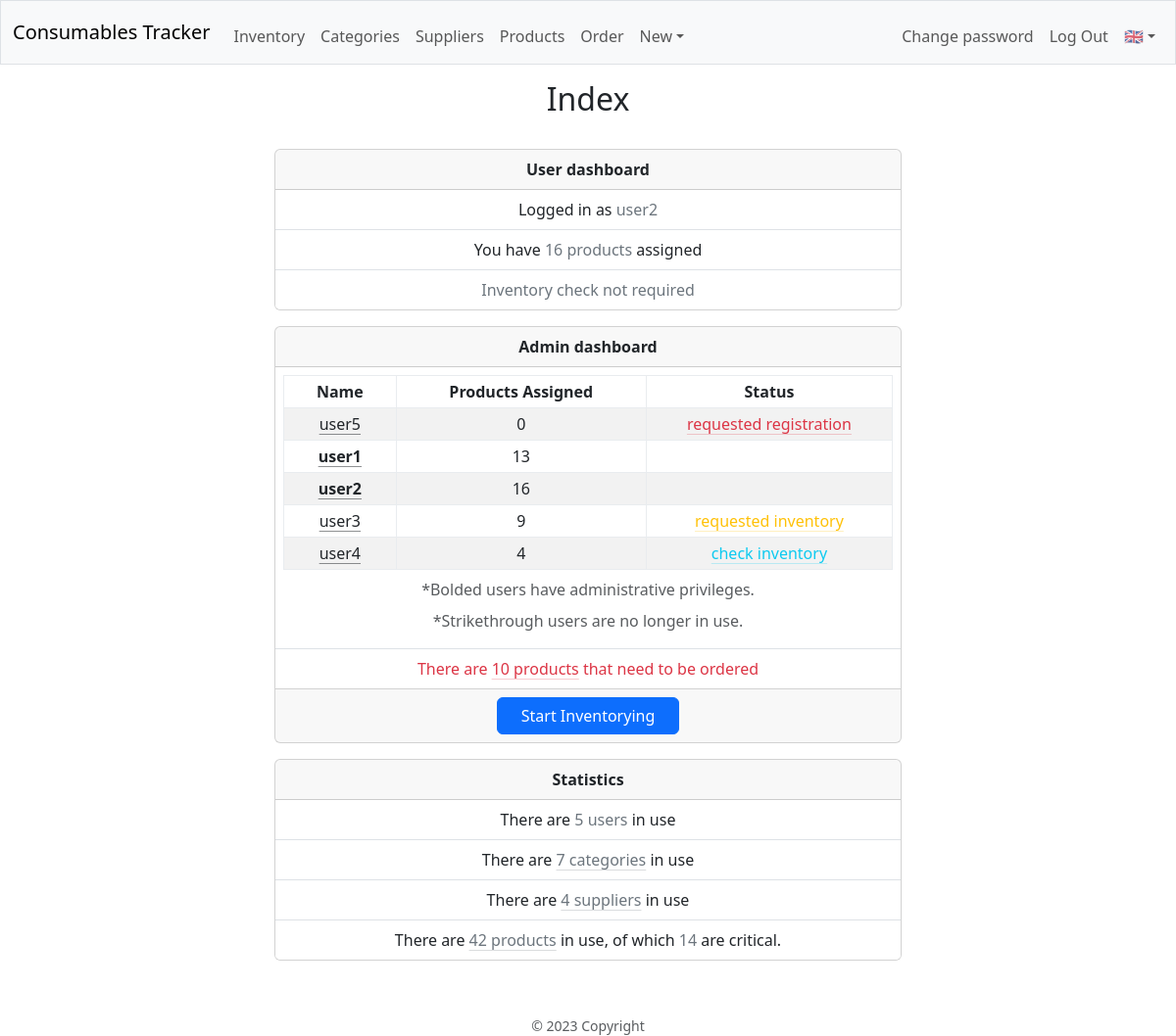
/ (signed in), run on the app's committed database.
### database.py (models this page shows, shortened)
class Base(MappedAsDataclass, DeclarativeBase):
    id: Mapped[int] = mapped_column(init=False, primary_key=True)

class User(Base):
    name: Mapped[str] = mapped_column(unique=True)
    password: Mapped[str] = mapped_column(repr=False)
    products: Mapped[List["Product"]] = relationship(
        default_factory=list, back_populates="responsable", repr=False)
    admin: Mapped[bool] = mapped_column(default=False)
    in_use: Mapped[bool] = mapped_column(default=True)
    done_inv: Mapped[bool] = mapped_column(default=True)
    reg_req: Mapped[bool] = mapped_column(default=True)
    req_inv: Mapped[bool] = mapped_column(default=False)
    details: Mapped[Optional[str]] = mapped_column(default="", repr=False)
    email: Mapped[Optional[str]] = mapped_column(default="", repr=False)
    username = synonym("name")
    @property
    def in_use_products(self) -> int:
        with dbSession() as db_session:
            return db_session.scalar(
                select(func.count(Product.id))
                .filter_by(responsable_id=self.id, in_use=True))

### blueprints/main/main.py (the view)
@main_bp.route("/")
@login_required
def index():
    logger.info("Index page")
    with dbSession() as db_session:
        user = db_session.scalar(
            select(User).
            filter_by(id=session.get("user_id")).
            options(joinedload(User.products), raiseload("*")))
        if session.get("admin"):
            with dbSession() as db_session:
                users = db_session.scalars(
                    select(User)
                    .order_by(
                        User.reg_req.desc(),
                        User.in_use.desc(),
                        User.admin.desc(),
                        func.lower(User.name))
                    .options(joinedload(User.products), raiseload("*"))
                    ).unique().all()
            stats = {
                "products_to_order": db_session.scalar(
                        select(func.count(Product.id))
                        .filter_by(in_use=True, to_order=True)),
                "products_in_use": db_session.scalar(
                        select(func.count(Product.id))
                        .filter_by(in_use=True)),
                "critical_products": db_session.scalar(
                        select(func.count(Product.id))
                        .filter_by(in_use=True, critical=True)),
                "users_in_use": db_session.scalar(
                        select(func.count(User.id))
                        .filter_by(in_use=True)),
                "categories_in_use": db_session.scalar(
                        select(func.count(Category.id))
                        .filter_by(in_use=True)),
                "suppliers_in_use": db_session.scalar(
                        select(func.count(Supplier.id))
                        .filter_by(in_use=True)),
            }
            return render_template(
                "main/index.html",
                user=user,
                users=users,
                stats=stats)
    return render_template("main/index.html",
                           user=user)

### app.py (called while the page is built, shortened)
def get_locale():
    if language := session.get("language"):
        return language

@app.context_processor
def inject_now():
    return {'now': datetime.utcnow()}

### helpers.py (called while the page is built)
def login_required(f):
    @wraps(f)
    def decorated_function(*args, **kwargs):
        if not session.get("user_id"):
            flash(gettext("You have to be logged in..."), "warning")
            return redirect(url_for("auth.login"))
        return f(*args, **kwargs)
    return decorated_function

def record_factory(*args, **kwargs):
    record = old_factory(*args, **kwargs)
    try:
        record.user = session.get("user_name", default="no_user")
    except RuntimeError:
        record.user = "no_user"
    return record

### blueprints/main/templates/main/index.html (shortened to what this page needs)
{% extends "layout.html" %}
{% block page_title %}{{ gettext("Index") }}{% endblock %}
{% block main %}
    <div class="card mx-auto mb-3" style="max-width: 40rem;">
        <div class="card-header">
            <strong>{{ gettext("User dashboard") }}</strong>
        </div>
        <ul class="list-group list-group-flush">
            <li class="list-group-item">{{ gettext("Logged in as") }} <span class="text-secondary">{{ user.name }}</span></li>
            <li class="list-group-item">{{ gettext("You have") }} <span class="text-secondary">{{ user.in_use_products }} {{ ngettext("product", "products", user.in_use_products) }}</span> {{ ngettext("assigned", "assigned", user.in_use_products) }}</li>
            <li class="list-group-item">
                {% if user.req_inv %}
                    <span class="text-warning">{{ gettext("You requested a inventory check") }}</span>
                {% else %}
                    {% if user.done_inv %}
                        <span class="text-secondary">{{ gettext("Inventory check not required") }}</span>
                    {% else %}
                        <a class="link-danger link-offset-2 link-underline-opacity-25 link-underline-opacity-100-hover" href="{{ url_for('inv.inventory') }}">{{ gettext("Check inventory") }}</a>
                    {% endif %}
                {% endif %}
            </li>
        </ul>
    </div>
    {% if session.admin %}
        <div class="card mx-auto mb-3" style="max-width: 40rem;">
            <div class="card-header">
                <strong>{{ gettext("Admin dashboard") }}</strong>
            </div>
            <ul class="list-group list-group-flush">
                <li class="list-group-item p-2 pb-0">
                    <div class="table-responsive mx-auto" style="width: auto;">
                        <table class="table align-middle table-sm table-hover table-bordered border-light-subtle table-striped">
                            <caption class="text-center pb-0">{{ gettext("*Bolded users have administrative privileges.") }}</caption>
                            <caption class="text-center pb-0">{{ gettext("*Strikethrough users are no longer in use.") }}</caption>
                            <thead>
                                <tr>
                                    <th class="px-3">{{ gettext("Name") }}</th>
                                    <th class="px-3">{{ gettext("Products Assigned") }}</th>
                                    <th class="px-3">{{ gettext("Status") }}</th>
                                </tr>
                            </thead>
                            <tbody>
                                {% for user in users %}
                                <tr>
                                    <td><span class="{% if not user.in_use %}text-decoration-line-through{% endif %}{% if user.admin %} fw-bolder{% endif %}"><a class="link-dark link-offset-2 link-underline-opacity-50 link-underline-opacity-100-hover" href="{{ url_for('users.edit_user', username=user.name) }}">{{ user.name }}</a>
                                        </span>
                                    </td>
                                    <td>{{ user.in_use_products }}</td>
                                    <td>
                                        {% if not user.done_inv %}
                                            <a class="link-info link-offset-2 link-underline-opacity-25 link-underline-opacity-100-hover"
                                            href="{{ url_for('inv.inventory_user', username=user.name) }}">{{ gettext("check inventory") }}</a>
                                        {% endif %}
                                        {% if user.req_inv %}
                                            <a class="link-warning link-offset-2 link-underline-opacity-25 link-underline-opacity-100-hover"
                                            href="{{ url_for('users.approve_check_inv', username=user.name) }}">{{ gettext("requested inventory") }}</a>
                                        {% endif %}
                                        {% if user.reg_req %}
                                            <a class="link-danger link-offset-2 link-underline-opacity-25 link-underline-opacity-100-hover"
                                            href="{{ url_for('users.approve_reg', username=user.name) }}">{{ gettext("requested registration") }}</a>
                                        {% endif %}
                                    </td>
                                </tr>
                                {% endfor %}
                            </tbody>
                        </table>
                    </div>
                </li>
                <li class="list-group-item">
                    {% if stats.products_to_order %}
                        <span class="text-danger">{{ ngettext("There is", "There are", stats.products_to_order) }} <a class="link-danger link-offset-2 link-underline-opacity-25 link-underline-opacity-100-hover" href="{{ url_for('prod.products_to_order') }}">{{ stats.products_to_order }} {{ ngettext("product", "products", stats.products_to_order) }}</a> {{ ngettext("that needs to be ordered", "that need to be ordered", stats.products_to_order) }}
                    {% else %}
                        {{ gettext("There are no products that need to be ordered") }}
                    {% endif %}
                </li>
            </ul>
            <div class="card-footer">
                <a class="btn btn-primary px-4" href="{{ url_for('users.approve_check_inv_all') }}">{{ gettext("Start Inventorying") }}</a>
            </div>
        </div>
        <div class="card mx-auto mb-3" style="max-width: 40rem;">
            <div class="card-header">
                <strong>{{ gettext("Statistics") }}</strong>
            </div>
            <ul class="list-group list-group-flush">
                <li class="list-group-item">
                    {{ ngettext("There is", "There are", stats.users_in_use) }} <span class="text-secondary">{{ stats.users_in_use }} {{ ngettext("user", "users", stats.users_in_use) }}</span> {{ gettext("in use") }}
                </li>
                <li class="list-group-item">
                    {{ ngettext("There is", "There are", stats.categories_in_use) }} <a class="link-secondary link-offset-2 link-underline-opacity-25 link-underline-opacity-100-hover" href="{{ url_for('cat.categories') }}">{{ stats.categories_in_use }} {{ ngettext("category", "categories", stats.categories_in_use) }}</a> {{ gettext("in use") }}
                </li>
                <li class="list-group-item">
                    {{ ngettext("There is", "There are", stats.suppliers_in_use) }} <a class="link-secondary link-offset-2 link-underline-opacity-25 link-underline-opacity-100-hover" href="{{ url_for('sup.suppliers') }}">{{ stats.suppliers_in_use }} {{ ngettext("supplier", "suppliers", stats.suppliers_in_use) }}</a> {{ gettext("in use") }}
                </li>
                <li class="list-group-item">
                    {{ ngettext("There is", "There are", stats.products_in_use) }} <a class="link-secondary link-offset-2 link-underline-opacity-25 link-underline-opacity-100-hover" href="{{ url_for('prod.products', ordered_by='code') }}">{{ stats.products_in_use }} {{ ngettext("product", "products", stats.products_in_use) }}</a> {{ gettext("in use") }}, {{ ngettext("and", "of which", stats.products_in_use) }} <span class="text-secondary">{{ stats.critical_products }}</span> {{ ngettext("is critical", "are critical", stats.critical_products) }}.
                </li>
            </ul>
        </div>
    {% endif %}
{% endblock %}

### templates/layout.html (shortened to what this page needs)
<!DOCTYPE html>
<html lang="en">
<head>
    <link href="https://cdn.jsdelivr.net/npm/bootstrap@5.3.0/dist/css/bootstrap.min.css" rel="stylesheet">
    <link href="/static/styles.css" rel="stylesheet">
</head>
<body>
    <nav class="bg-light border navbar navbar-expand-md navbar-light">
        <div class="container-fluid">
            <a class="navbar-brand " href="/">Consumables Tracker</a>
            <div class="collapse navbar-collapse" id="navbar">
                {% if session["user_id"] %}
                    <ul class="navbar-nav me-auto mt-2">
                        <li class="nav-item"><a class="nav-link" href={{ url_for("inv.inventory") }}>{{ gettext("Inventory") }}</a></li>
                        {% if session["admin"] %}
                        <li class="nav-item"><a class="nav-link" href={{ url_for("cat.categories") }}>{{ gettext("Categories") }}</a></li>
                        <li class="nav-item"><a class="nav-link" href={{ url_for("sup.suppliers") }}>{{ gettext("Suppliers") }}</a></li>
                        <li class="nav-item"><a class="nav-link" href={{ url_for("prod.products", ordered_by="code") }}>{{ gettext("Products") }}</a></li>
                        <li class="nav-item"><a class="nav-link" href={{ url_for("prod.products_to_order") }}>{{ gettext("Order") }}</a></li>
                        <li class="nav-item dropdown">
                            <a class="nav-link dropdown-toggle" href="#" role="button" data-bs-toggle="dropdown" aria-expanded="false">{{ gettext("New") }}</a>
                        </li>
                        {% endif %}
                    </ul>
                    <ul class="navbar-nav ms-auto mt-2">
                        <li class="nav-item"><a class="nav-link" href={{ url_for("auth.change_password") }}>{{ gettext("Change password") }}</a></li>
                        <li class="nav-item"><a class="nav-link" href={{ url_for("auth.logout") }}>Log Out</a></li>
                {% else %}
                    <ul class="navbar-nav ms-auto mt-2">
                        <li class="nav-item"><a class="nav-link" href={{ url_for("auth.register") }}>{{ gettext("Register") }}</a></li>
                        <li class="nav-item"><a class="nav-link" href={{ url_for("auth.login") }}>Log In</a></li>
                {% endif %}
                        <li class="nav-item dropdown">
                        {% if session["language"] == "ro" %}
                            <a class="nav-link dropdown-toggle" href="#" role="button" data-bs-toggle="dropdown" aria-expanded="false">🇷🇴</a>
                            <ul class="dropdown-menu">
                                <li><a class="dropdown-item" href={{ url_for("set_language", language="en") }}>🇬🇧</a></li>
                        {% else %}
                            <a class="nav-link dropdown-toggle" href="#" role="button" data-bs-toggle="dropdown" aria-expanded="false">🇬🇧</a>
                        {% endif %}
                        </li>
                    </ul>
            </div>
        </div>
    </nav>
    <header class="text-center">
        <div class="my-3 ">
            <h2>{% block page_title %}{% endblock %}</h2>
        </div>
    </header>
    <main class="container-fluid py-3 text-center">
        {% block main %}
        {% endblock %}
    </main>
    <footer class="mt-4 small text-center text-muted">
        © {{ now.year }} Copyright
    </footer>
</body>
</html>

### data on the page
User: name "user2", in_use_products "16"
User: name "user5", in_use_products "0", gettext "requested registration"
User: name "user1", in_use_products "13"
User: name "user3", in_use_products "9", gettext "requested inventory"
User: name "user4", in_use_products "4", gettext "check inventory"

### other printed values
{{ gettext("Inventory") }} "Inventory"
{{ gettext("Categories") }} "Categories"
{{ gettext("Suppliers") }} "Suppliers"
{{ gettext("Products") }} "Products"
{{ gettext("Order") }} "Order"
{{ gettext("New") }} "New"
{{ gettext("Change password") }} "Change password"
{{ gettext("Index") }} "Index"
{{ gettext("User dashboard") }} "User dashboard"
{{ gettext("Logged in as") }} "Logged in as"
{{ gettext("You have") }} "You have"
{{ user.in_use_products }} "16"
{{ ngettext("product", "products", user.in_use_products) }} "products"
{{ ngettext("assigned", "assigned", user.in_use_products) }} "assigned"
{{ gettext("Inventory check not required") }} "Inventory check not required"
